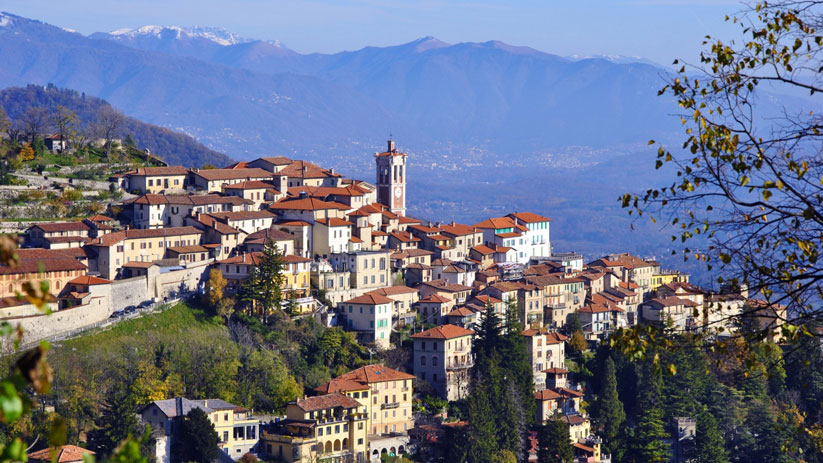
#> input picture chapter6/varse.jpg, 823 x 463 px
$ python sift.py
#> lines starting #> are read from the running program, lines starting #| are printed output that depends on the picture
import cv2

img = cv2.imread('varse.jpg')
#> img is the input picture: shape (463, 823, 3); mean B, G, R 135, 114.6, 108.7
gray = cv2.cvtColor(img, cv2.COLOR_BGR2GRAY)
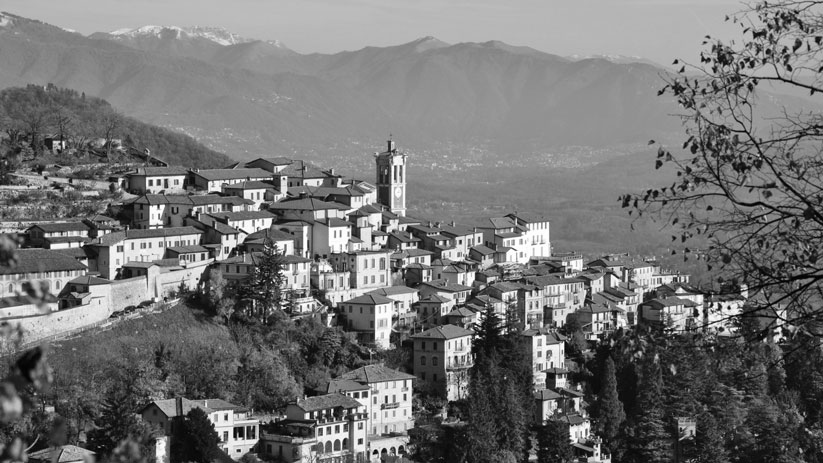
#> gray: shape (463, 823); min 0, max 255, mean 115.2

sift = cv2.xfeatures2d.SIFT_create()
keypoints, descriptors = sift.detectAndCompute(gray, None)
#> keypoints = 4823 keypoints; strongest (x, y, size): (729, 308, 2.4), (375, 452, 3.1), (477, 337, 2.4), (360, 441, 3.6)

cv2.drawKeypoints(img, keypoints, img, (51, 163, 236),
                  cv2.DRAW_MATCHES_FLAGS_DRAW_RICH_KEYPOINTS)
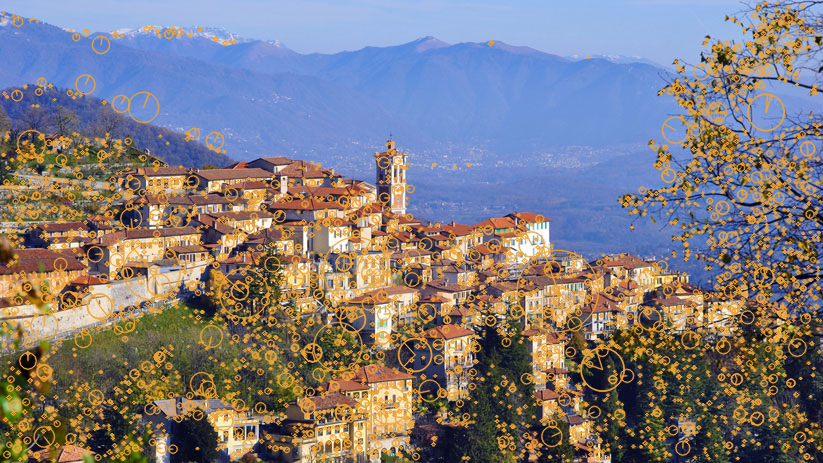
#> img: shape (463, 823, 3); mean B, G, R 126.7, 122.9, 127

cv2.imshow('sift_keypoints', img)
cv2.waitKey()
